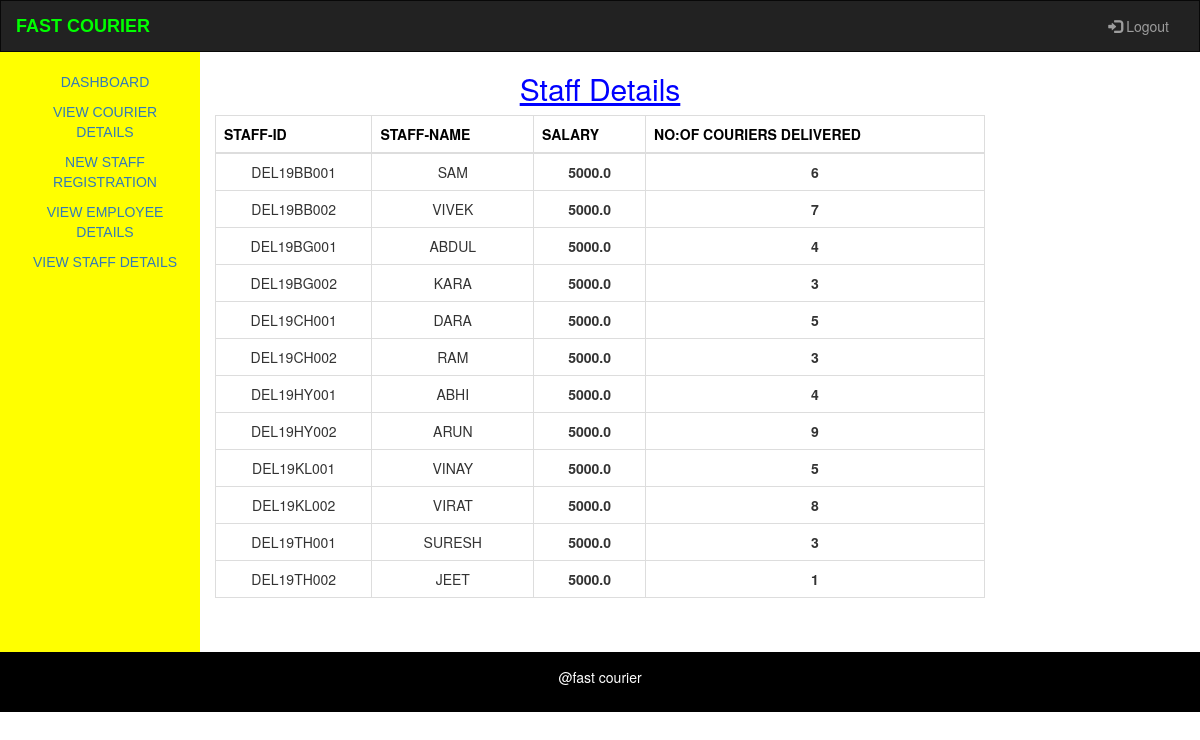
Screenshot of /PHASE-3/UI-files/staffdet.php with the database file from the repository.
### tables this page shows
CREATE TABLE staff(
  staff_id  VARCHAR(10) NOT NULL,
  st_name VARCHAR(50) NOT NULL,
  stpno CHAR(10) NOT NULL,
  stadd VARCHAR(100) NOT NULL,
  stsalary DECIMAL(10,1) NOT NULL,
  st_city VARCHAR(100) NOT NULL,
  avail VARCHAR(100),
  no_of_del INT NOT NULL,
  UNIQUE(staff_id),
  PRIMARY KEY (staff_id)
);

### PHASE-3/UI-files/staffdet.php (the view, shortened to what this page needs)
<!DOCTYPE html>
<html lang="en">
<head>
  <link rel="stylesheet" href="https://maxcdn.bootstrapcdn.com/bootstrap/3.4.0/css/bootstrap.min.css">
</head>
<body>
<nav class="navbar navbar-inverse">
  <div class="container-fluid">
    <div class="navbar-header">
      <a class="navbar-brand" style="color:#00ff00;font-family: Arial, Helvetica, sans-serif; font-weight: 900;">FAST COURIER</a>
    </div>
    <div class="collapse navbar-collapse" id="myNavbar">
      <ul class="nav navbar-nav navbar-right">
        <li><a href="home.html"><span class="glyphicon glyphicon-log-in"></span> Logout</a></li>
      </ul>
    </div>
  </div>
</nav>
<div class="container-fluid text-center">
  <div class="row content">
    <div class="col-sm-2 sidenav">
      <p ><a href="dashboard.php">DASHBOARD</a></p>
      <p><a href="codet.php">VIEW COURIER DETAILS</a></p>
      <p><a href="staffreg.html">NEW STAFF REGISTRATION</a></p>
      <p  class="active"><a href="viewemp.php">VIEW EMPLOYEE DETAILS</a></p>
      <p><a href="staffdet.php">VIEW STAFF DETAILS</a></p>
    </div>
    <div class="col-sm-8 text-center">
      <h2 style="color:blue;text-decoration: underline;">Staff Details</h2>
      <table class="table table-bordered">
    <thead style="background-color:#ffffff;color: #000000;">
      <tr>
        <th>STAFF-ID</th>
        <th>STAFF-NAME</th>
        <th><b>SALARY</b></th>
        <th><b>NO:OF COURIERS DELIVERED</b></th>
      </tr>
    </thead>
    <tbody>
<?php
$db=mysqli_connect("localhost","root","","courier");
$sql="SELECT * FROM staff";
    $result=mysqli_query($db,$sql) or die("Bad query:");
while($row=mysqli_fetch_assoc($result)){
  $name=$row['st_name'];
  $name=strtoupper($name);
 echo "<tr><td>{$row['staff_id']}</td><td>".$name."</td><td><b>{$row['stsalary']}</b></td><td><b>{$row['no_of_del']}</b></td></tr>";
}
?>
    </tbody>
  </table>
    </div>
  </div>
</div>
<footer class="container-fluid text-center" style="margin-bottom: 0px;">
  <p>@fast courier</p>
</footer>
</body>
</html>

### PHASE-3/UI-files/staffdet.php (style rules this page uses)
.navbar { margin-bottom: 0; border-radius: 0; }
.row.content { height: 600px; }
.sidenav { padding:20px 20px 40px 30px; background-color: #ffff00; color: #000000; font-family: Impact, Charcoal, sans-serif,monospace; height: 100%; font-weight: italic; }
footer { background-color: #000000; color: white; padding: 15px; margin-bottom:0px; }

### rows the page displays
staff: staff_id "DEL19BB001", st_name "SAM", stsalary "5000.0", no_of_del "6"
staff: staff_id "DEL19BB002", st_name "VIVEK", stsalary "5000.0", no_of_del "7"
staff: staff_id "DEL19BG001", st_name "ABDUL", stsalary "5000.0", no_of_del "4"
staff: staff_id "DEL19BG002", st_name "KARA", stsalary "5000.0", no_of_del "3"
staff: staff_id "DEL19CH001", st_name "DARA", stsalary "5000.0", no_of_del "5"
staff: staff_id "DEL19CH002", st_name "RAM", stsalary "5000.0", no_of_del "3"
staff: staff_id "DEL19HY001", st_name "ABHI", stsalary "5000.0", no_of_del "4"
staff: staff_id "DEL19HY002", st_name "ARUN", stsalary "5000.0", no_of_del "9"
staff: staff_id "DEL19KL001", st_name "VINAY", stsalary "5000.0", no_of_del "5"
staff: staff_id "DEL19KL002", st_name "VIRAT", stsalary "5000.0", no_of_del "8"
staff: staff_id "DEL19TH001", st_name "SURESH", stsalary "5000.0", no_of_del "3"
staff: staff_id "DEL19TH002", st_name "JEET", stsalary "5000.0", no_of_del "1"
